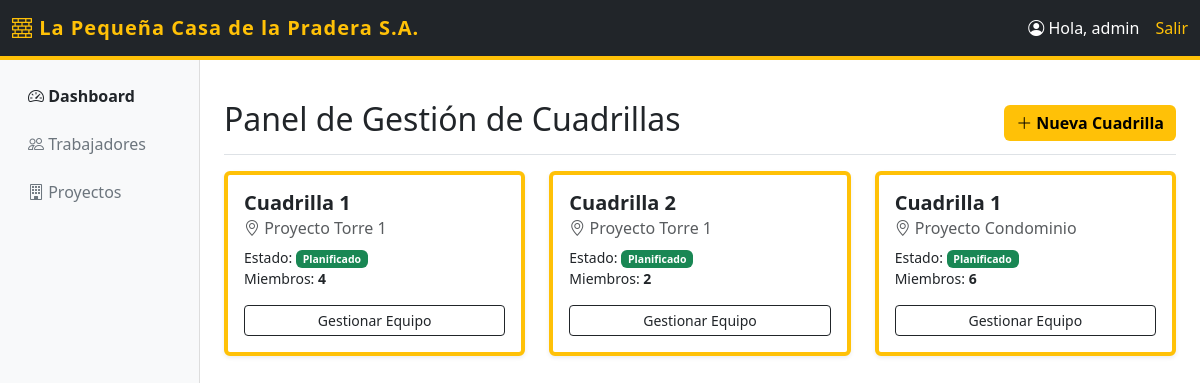
The app's page /cuadrillas/dashboard/ (signed in) with its own data.
### cuadrillas/models.py (models this page shows, shortened)
class Cuadrilla(models.Model):
    nombre = models.CharField(max_length=100)
    proyecto = models.ForeignKey(Proyecto, on_delete=models.CASCADE, related_name='cuadrillas')
    miembros = models.ManyToManyField(Trabajador, through='MiembroCuadrilla')

class Proyecto(models.Model):
    ESTADOS = [
        ('PLANIFICADO', 'Planificado'),
        ('EN_CURSO', 'En Curso'),
        ('FINALIZADO', 'Finalizado'),
    ]
    nombre = models.CharField(max_length=100)
    estado = models.CharField(max_length=20, choices=ESTADOS, default='PLANIFICADO')
    fecha_inicio = models.DateField()
    fecha_termino = models.DateField(null=True, blank=True)
    jefe_proyecto = models.ForeignKey(User, on_delete=models.SET_NULL, null=True, related_name='proyectos_a_cargo')

### cuadrillas/views.py (the view)
# urls.py: path('dashboard/', views.dashboard, name='dashboard'),
@login_required
def dashboard(request):
    usuario = request.user
    if usuario.is_superuser:
        cuadrillas = Cuadrilla.objects.all()
        proyectos = Proyecto.objects.all()
    else:
        proyectos = Proyecto.objects.filter(jefe_proyecto=usuario)
        cuadrillas = Cuadrilla.objects.filter(proyecto__in=proyectos)
    es_jefe = usuario.is_superuser or (hasattr(usuario, 'perfil') and usuario.perfil.rol_sistema == 'JEFE')
    return render(request, 'cuadrillas/dashboard.html', {
        'cuadrillas': cuadrillas,
        'proyectos': proyectos,
        'es_jefe': es_jefe,
    })

### cuadrillas/templates/cuadrillas/dashboard.html (shortened to what this page needs)
{% extends 'cuadrillas/base.html' %}
{% block content %}
<div class="d-flex justify-content-between flex-wrap flex-md-nowrap align-items-center pt-3 pb-2 mb-3 border-bottom">
    <h1 class="h2">Panel de Gestión de Cuadrillas</h1>
    <div class="btn-toolbar mb-2 mb-md-0">
        {% if es_jefe %}
            <button type="button" class="btn btn-construct" data-bs-toggle="modal" data-bs-target="#crearCuadrillaModal">
                <i class="bi bi-plus-lg"></i> Nueva Cuadrilla
            </button>
        {% endif %}
    </div>
</div>
<div class="row">
    {% for c in cuadrillas %}
    <div class="col-md-4 mb-4">
        <div class="card shadow-sm h-100 border-start border-warning border-4">
            <div class="card-body">
                <h5 class="card-title fw-bold">{{ c.nombre }}</h5>
                <h6 class="card-subtitle mb-2 text-muted"><i class="bi bi-geo-alt"></i> {{ c.proyecto.nombre }}</h6>
                <p class="card-text small">
                    Estado: <span class="badge bg-success">{{ c.proyecto.get_estado_display }}</span><br>
                    Miembros: <strong>{{ c.miembros.count }}</strong>
                </p>
                <a href="{% url 'detalle_cuadrilla' c.id %}" class="btn btn-outline-dark btn-sm w-100">Gestionar Equipo</a>
            </div>
        </div>
    </div>
    {% empty %}
    <div class="alert alert-info">No hay cuadrillas activas. Crear una nueva</div>
    {% endfor %}
</div>
{% endblock %}

### cuadrillas/templates/cuadrillas/base.html (shortened to what this page needs)
<!DOCTYPE html>
<html lang="es">
<head>
    <link href="https://cdn.jsdelivr.net/npm/bootstrap@5.3.0/dist/css/bootstrap.min.css" rel="stylesheet">
    <link rel="stylesheet" href="https://cdn.jsdelivr.net/npm/bootstrap-icons@1.11.0/font/bootstrap-icons.css">
</head>
<body>
    <nav class="navbar navbar-expand-lg navbar-dark navbar-custom">
        <div class="container-fluid">
            <a class="navbar-brand brand-text" href="{% url 'dashboard' %}">
                <i class="bi bi-bricks"></i> La Pequeña Casa de la Pradera S.A.
            </a>
            <div class="d-flex text-white">
                <span class="me-3"><i class="bi bi-person-circle"></i> Hola, {{ user.username }}</span>
                <a href="{% url 'logout' %}" class="text-warning text-decoration-none">Salir</a>
            </div>
        </div>
    </nav>
    <div class="container-fluid">
        <div class="row">
            <nav class="col-md-2 d-none d-md-block bg-sidebar pt-3">
                <ul class="nav flex-column">
                    <li class="nav-item mb-2">
                        <a class="nav-link active text-dark fw-bold" href="{% url 'dashboard' %}">
                            <i class="bi bi-speedometer2"></i> Dashboard
                        </a>
                    </li>
                    <li class="nav-item mb-2">
                        <a class="nav-link text-secondary" href="#">
                            <i class="bi bi-people"></i> Trabajadores
                        </a>
                    </li>
                    <li class="nav-item mb-2">
                        <a class="nav-link text-secondary" href="#">
                            <i class="bi bi-building"></i> Proyectos
                        </a>
                    </li>
                </ul>
            </nav>
            <main class="col-md-10 ms-sm-auto col-lg-10 px-md-4 pt-4">
                {% block content %}
                {% endblock %}
            </main>
        </div>
    </div>
</body>
</html>

### cuadrillas/templates/cuadrillas/base.html (style rules this page uses)
.navbar-custom { background-color: #212529; border-bottom: 4px solid #ffc107; }
.brand-text { color: #ffc107; font-weight: bold; letter-spacing: 1px; }
.btn-construct { background-color: #ffc107; color: #000; font-weight: bold; border: none; }
.bg-sidebar { background-color: #f8f9fa; min-height: 100vh; border-right: 1px solid #ddd; }

### records on screen
Cuadrilla: nombre "Cuadrilla 1", proyecto.nombre "Proyecto Torre 1", proyecto.estado "Planificado", miembros.count "4"
Cuadrilla: nombre "Cuadrilla 2", proyecto.nombre "Proyecto Torre 1", proyecto.estado "Planificado", miembros.count "2"
Cuadrilla: nombre "Cuadrilla 1", proyecto.nombre "Proyecto Condominio", proyecto.estado "Planificado", miembros.count "6"

### other values on screen
{{ user.username }} "admin"
